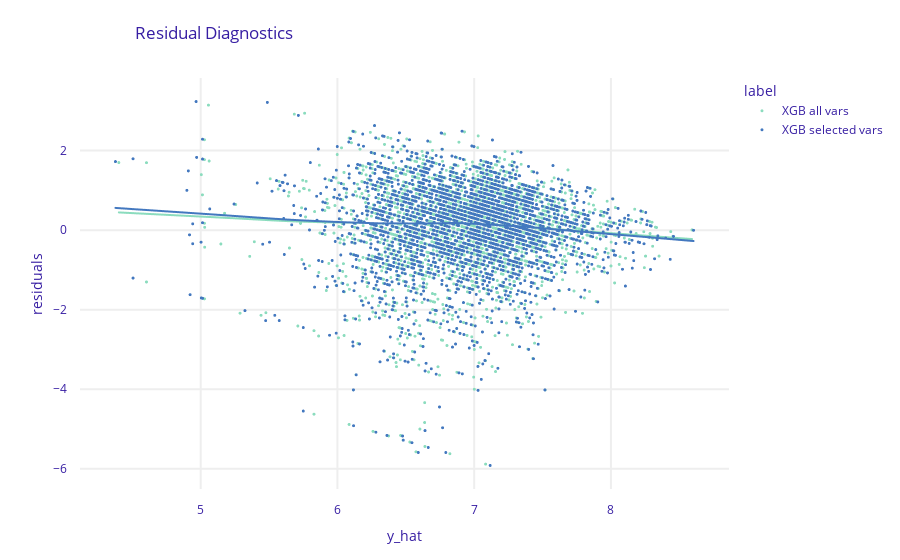

The cell this chart's notebook holds for it:
### Markdown cell above
The errors and the R2 are not the best but the data is quite complex - we are having quite scarce information and we are trying to get some insight from it. The performance is better in XGB models.

### Code cell
# Residual plot
dalex_explainers['XGB all vars'].model_diagnostics().plot(dalex_explainers['XGB selected vars'].model_diagnostics())

### Figure 1 — Plotly figure (JSON) as saved in the notebook; plotly's stock layout.template omitted (floating-point values rounded to 4 significant figures; data arrays with more than 128 entries replaced by an {"elided": "..."} marker saying what was removed)
{"data": [{"hovertemplate": "<b>%{hovertext}</b><br><br>label=XGB all vars<br>y_hat=%{x}<br>residuals=%{y}<extra></extra>", "hovertext": {"elided": "2638 int values"}, "legendgroup": "XGB all vars", "line": {"width": 2}, "marker": {"color": "#8bdcbe", "size": 3, "symbol": "circle"}, "mode": "markers", "name": "XGB all vars", "showlegend": true, "type": "scattergl", "x": {"elided": "2638 float values"}, "xaxis": "x", "y": {"elided": "2638 float values"}, "yaxis": "y"}, {"hovertemplate": "<b>LOWESS trendline</b><br><br>label=XGB all vars<br>y_hat=%{x}<br>residuals=%{y} <b>(trend)</b><extra></extra>", "legendgroup": "XGB all vars", "line": {"width": 2}, "marker": {"color": "#8bdcbe", "size": 3, "symbol": "circle"}, "mode": "lines", "name": "XGB all vars", "showlegend": false, "type": "scattergl", "x": {"elided": "2638 float values"}, "xaxis": "x", "y": {"elided": "2638 float values"}, "yaxis": "y"}, {"hovertemplate": "<b>%{hovertext}</b><br><br>label=XGB selected vars<br>y_hat=%{x}<br>residuals=%{y}<extra></extra>", "hovertext": {"elided": "2638 int values"}, "legendgroup": "XGB selected vars", "line": {"width": 2}, "marker": {"color": "#4378bf", "size": 3, "symbol": "circle"}, "mode": "markers", "name": "XGB selected vars", "showlegend": true, "type": "scattergl", "x": {"elided": "2638 float values"}, "xaxis": "x", "y": {"elided": "2638 float values"}, "yaxis": "y"}, {"hovertemplate": "<b>LOWESS trendline</b><br><br>label=XGB selected vars<br>y_hat=%{x}<br>residuals=%{y} <b>(trend)</b><extra></extra>", "legendgroup": "XGB selected vars", "line": {"width": 2}, "marker": {"color": "#4378bf", "size": 3, "symbol": "circle"}, "mode": "lines", "name": "XGB selected vars", "showlegend": false, "type": "scattergl", "x": {"elided": "2638 float values"}, "xaxis": "x", "y": {"elided": "2638 float values"}, "yaxis": "y"}], "layout": {"font": {"color": "#371ea3"}, "legend": {"title": {"text": "label"}, "tracegroupgap": 0}, "margin": {"b": 71, "r": 30, "t": 78}, "title": {"text": "Residual Diagnostics", "x": 0.15}, "xaxis": {"anchor": "y", "automargin": true, "domain": [0, 1], "fixedrange": true, "gridwidth": 2, "tickcolor": "white", "ticklen": 10, "ticks": "outside", "title": {"text": "y_hat"}, "type": "linear", "zeroline": false}, "yaxis": {"anchor": "x", "automargin": true, "domain": [0, 1], "fixedrange": true, "gridwidth": 2, "tickcolor": "white", "ticklen": 10, "ticks": "outside", "title": {"text": "residuals"}, "type": "linear", "zeroline": false}}}
